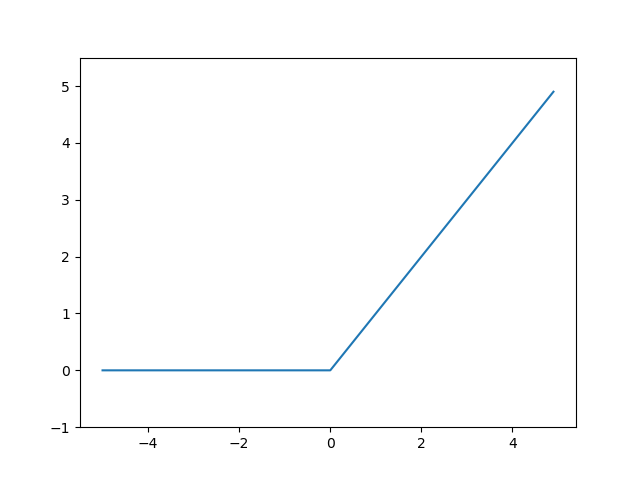

The script that saved this image:
# coding: utf-8
import numpy as np
import matplotlib.pylab as plt


def relu(x):
    return np.maximum(0, x)

x = np.arange(-5.0, 5.0, 0.1)
y = relu(x)
plt.plot(x, y)
plt.ylim(-1.0, 5.5)
plt.show()
plt.savefig('relu.png')